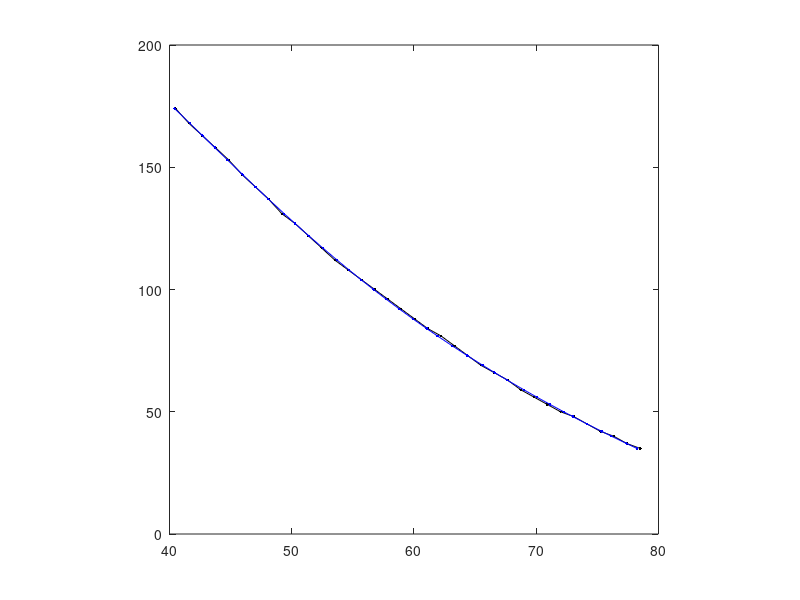

MATLAB code for this plot:
% Paist backpack Y values from arduino
%PX = [175,170,165,160,155,150,145,140,135,131,126,122,117,113,108,104,101,97,93,89,86,82,79,76,72,69,66,63,60,57,54,52,49,47,44,41]; 

% Paist cube tracker Y values from arduino
%PX = [160,156,150,145,139,134,128,123,118,113,108,103,98,93,89,85,81,77,73,69,66,63,59,56,53,50,47,43,40,38,35,33,30,28,25,22];
PX = [174,168,163,158,153,147,142,137,131,127,122,117,112,108,104,100,96,92,88,84,81,77,73,69,66,63,59,56,53,50,48,45,42,40,37,35];
% Format corresponding cm values
CM = linspace(40.5, 78.5, length(PX));

% Fit
P = polyfit(PX, CM, 3);

% Plot unfitted
figure;
plot(CM, PX, '.-k');
axis square
hold on;

% Compute 4th order
%CM1 = P(1).*PX.^4 + P(2).*PX.^3 + P(3).*PX.^2 + P(4).*PX.^1 + P(5);

% Compute 3rd order
CM1 = P(1).*PX.^3 + P(2).*PX.^2 + P(3).*PX.^1 + P(4);

%PX1 = CM*p(1)^2 + CM*p(2) + p(3); 
plot(CM1, PX, '.-b');

% Copy these coeff values to arduino code
fprintf('%0.15f,\n', P);